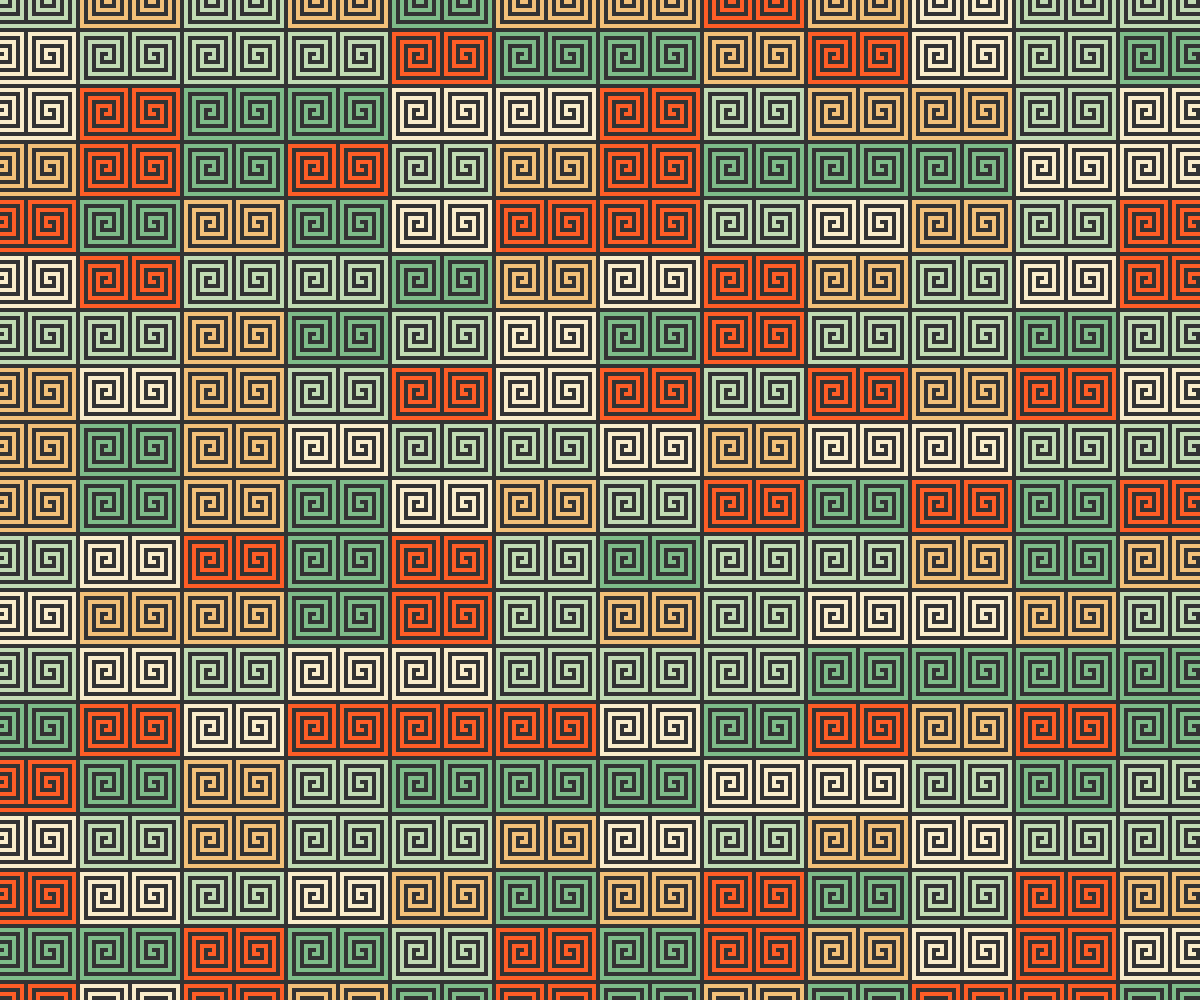
Frame 1 (no input)
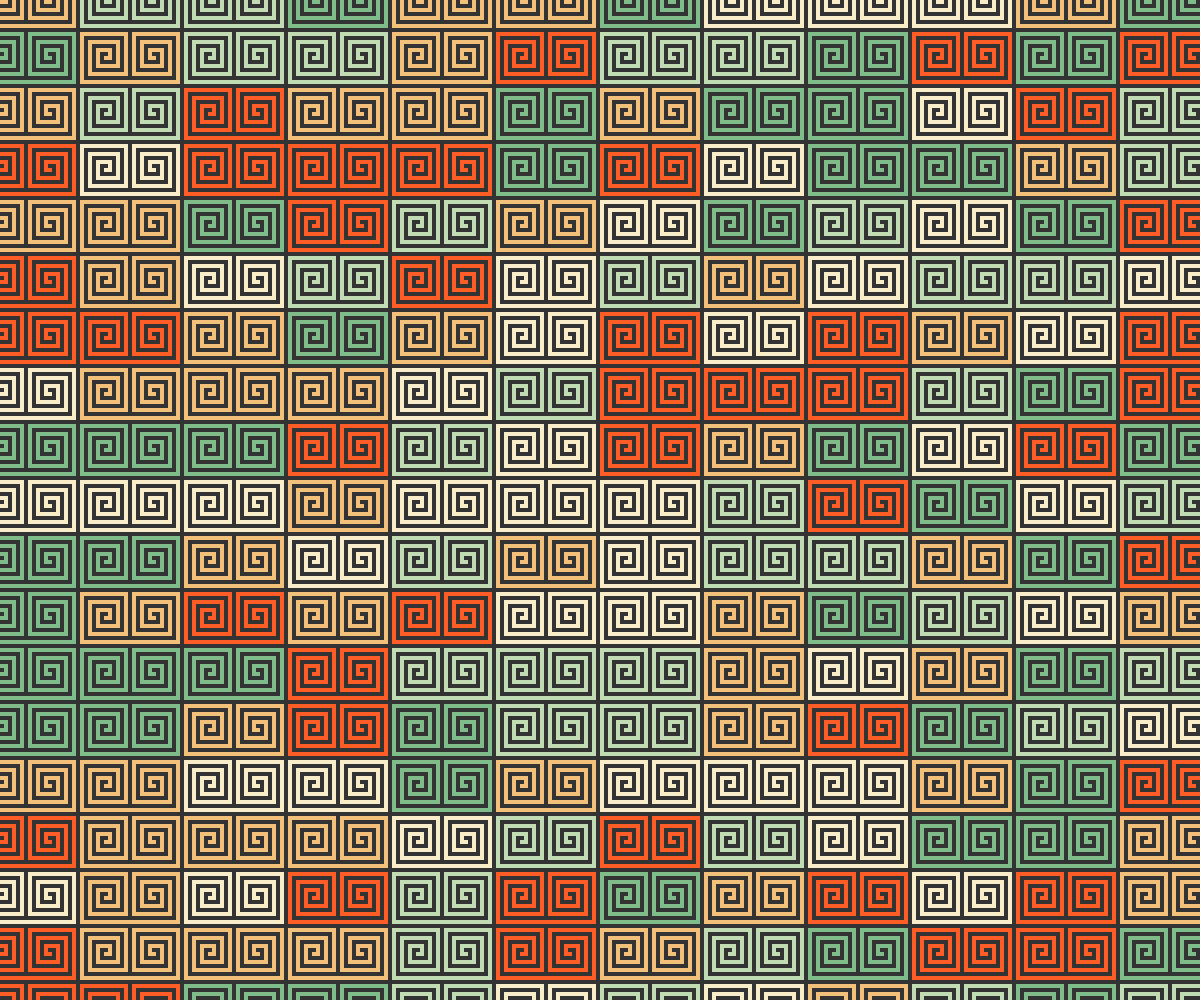
Frame 2 (the mouse pressed at the canvas centre, redrawn once)

The p5.js sketch that drew these frames (run headless with seeded random() and noise() and a simulated clock; the mouse was pressed at the canvas centre and the sketch redrawn once):

// p5.js sketch
// ── sketch.js
"use strict"

const COLORS = ["#FE5D26", "#F2C078", "#FAEDCA", "#C1DBB3", "#7EBC89"];
const WHITE = "#EEEEFF";
const BLACK = "#333333";

function setup(){
	createCanvas(windowWidth, windowHeight);
	angleMode(DEGREES); rectMode(CENTER); imageMode(CENTER);
	textAlign(CENTER, CENTER); textSize(14);
	noLoop();
}

function draw(){
	background(BLACK);
	noFill();
	noStroke();

	let len = 4;
	const pX = len * 26;
	const pY = len * 14;
	const rows = floor(height / pY) + 2;
	const cols = floor(width / pX) + 2;
	for(let r=0; r<rows; r++){
		for(let c=0; c<cols; c++){
			let x = floor(c * pX);
			let y = floor(r * pY);
			fill(getColor(COLORS));
			drawRaimonL(x, y, len, 0);
			drawRaimonR(x+pX/2, y, len, 0);
		}
	}
}

function drawRaimonL(x, y, len, rot){

	const dirs = [
		{d:0,   t:1}, {d:270, t:1}, {d:180, t:2},
		{d:90,  t:3}, {d:0,   t:4}, {d:270, t:5},
		{d:180, t:6}, {d:90,  t:7}, {d:0,   t:8},
		{d:270, t:9}, {d:180, t:10},{d:90,  t:11},
		{d:0,   t:12},{d:90,  t:1},
		{d:180, t:13},{d:270, t:13},{d:0,   t:12},
		{d:90,  t:11},{d:180, t:10},{d:270, t:9},
		{d:0,   t:8}, {d:90,  t:7}, {d:180, t:6},
		{d:270, t:5}, {d:0,   t:4}, {d:90,  t:3},
		{d:180, t:2}];
	drawShape(x, y, len, rot, dirs);
}

function drawRaimonR(x, y, len, rot){

	const dirs = [
		{d:180, t:1}, {d:270, t:1}, {d:0,   t:2},
		{d:90,  t:3}, {d:180, t:4}, {d:270, t:5},
		{d:0,   t:6}, {d:90,  t:7}, {d:180, t:8},
		{d:270, t:9}, {d:0,   t:10},{d:90,  t:11},
		{d:180, t:12},{d:90,  t:1},
		{d:0,   t:13},{d:270, t:13},{d:180, t:12},
		{d:90,  t:11},{d:0,   t:10},{d:270, t:9},
		{d:180, t:8}, {d:90,  t:7}, {d:0,   t:6},
		{d:270, t:5}, {d:180, t:4}, {d:90,  t:3},
		{d:0,   t:2}];
	drawShape(x, y, len, rot, dirs);
}

function drawShape(x, y, len, rot, dirs){
	push();
	translate(x, y);
	rotate(rot);
	beginShape();
	let current = {x: 0, y: 0};
	vertex(current.x, current.y);
	for(let dir of dirs){
		current.x += len*dir.t * cos(dir.d);
		current.y += len*dir.t * sin(dir.d);
		vertex(current.x, current.y);
	}
	endShape(CLOSE);
	pop();
}

function getColor(colors){
	return colors[floor(random()*colors.length)];
}
